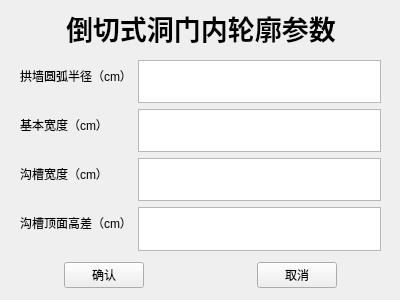
<?xml version="1.0" encoding="UTF-8"?>
<ui version="4.0">
 <class>dia12_2</class>
 <widget class="QWidget" name="dia12_2">
  <property name="geometry">
   <rect>
    <x>0</x>
    <y>0</y>
    <width>400</width>
    <height>300</height>
   </rect>
  </property>
  <property name="windowTitle">
   <string>Form</string>
  </property>
  <widget class="QWidget" name="horizontalLayoutWidget">
   <property name="geometry">
    <rect>
     <x>0</x>
     <y>250</y>
     <width>401</width>
     <height>51</height>
    </rect>
   </property>
   <layout class="QHBoxLayout" name="horizontalLayout">
    <property name="spacing">
     <number>50</number>
    </property>
    <item>
     <spacer name="horizontalSpacer_2">
      <property name="orientation">
       <enum>Qt::Horizontal</enum>
      </property>
      <property name="sizeHint" stdset="0">
       <size>
        <width>40</width>
        <height>20</height>
       </size>
      </property>
     </spacer>
    </item>
    <item>
     <widget class="QPushButton" name="btn12_2_1">
      <property name="text">
       <string>确认</string>
      </property>
     </widget>
    </item>
    <item>
     <spacer name="horizontalSpacer_3">
      <property name="orientation">
       <enum>Qt::Horizontal</enum>
      </property>
      <property name="sizeHint" stdset="0">
       <size>
        <width>40</width>
        <height>20</height>
       </size>
      </property>
     </spacer>
    </item>
    <item>
     <widget class="QPushButton" name="btn12_2_2">
      <property name="text">
       <string>取消</string>
      </property>
     </widget>
    </item>
    <item>
     <spacer name="horizontalSpacer">
      <property name="orientation">
       <enum>Qt::Horizontal</enum>
      </property>
      <property name="sizeHint" stdset="0">
       <size>
        <width>40</width>
        <height>20</height>
       </size>
      </property>
     </spacer>
    </item>
   </layout>
  </widget>
  <widget class="QWidget" name="widget" native="true">
   <property name="geometry">
    <rect>
     <x>20</x>
     <y>60</y>
     <width>361</width>
     <height>191</height>
    </rect>
   </property>
   <layout class="QFormLayout" name="formLayout">
    <item row="0" column="0">
     <widget class="QLabel" name="label">
      <property name="text">
       <string>拱墙圆弧半径（cm）</string>
      </property>
     </widget>
    </item>
    <item row="0" column="1">
     <widget class="QTextEdit" name="textEdit_3"/>
    </item>
    <item row="1" column="0">
     <widget class="QLabel" name="label_2">
      <property name="text">
       <string>基本宽度（cm）</string>
      </property>
     </widget>
    </item>
    <item row="1" column="1">
     <widget class="QTextEdit" name="textEdit_4"/>
    </item>
    <item row="2" column="0">
     <widget class="QLabel" name="label_3">
      <property name="text">
       <string>沟槽宽度（cm）</string>
      </property>
     </widget>
    </item>
    <item row="2" column="1">
     <widget class="QTextEdit" name="textEdit"/>
    </item>
    <item row="4" column="0">
     <widget class="QLabel" name="label_4">
      <property name="text">
       <string>沟槽顶面高差（cm）</string>
      </property>
     </widget>
    </item>
    <item row="4" column="1">
     <widget class="QTextEdit" name="textEdit_2"/>
    </item>
   </layout>
  </widget>
  <widget class="QWidget" name="widget_2" native="true">
   <property name="geometry">
    <rect>
     <x>0</x>
     <y>0</y>
     <width>401</width>
     <height>55</height>
    </rect>
   </property>
   <layout class="QHBoxLayout" name="horizontalLayout_2">
    <item>
     <spacer name="horizontalSpacer_5">
      <property name="orientation">
       <enum>Qt::Horizontal</enum>
      </property>
      <property name="sizeHint" stdset="0">
       <size>
        <width>112</width>
        <height>20</height>
       </size>
      </property>
     </spacer>
    </item>
    <item>
     <widget class="QLabel" name="label_5">
      <property name="font">
       <font>
        <pointsize>20</pointsize>
        <weight>75</weight>
        <bold>true</bold>
       </font>
      </property>
      <property name="text">
       <string>倒切式洞门内轮廓参数</string>
      </property>
     </widget>
    </item>
    <item>
     <spacer name="horizontalSpacer_4">
      <property name="orientation">
       <enum>Qt::Horizontal</enum>
      </property>
      <property name="sizeHint" stdset="0">
       <size>
        <width>111</width>
        <height>20</height>
       </size>
      </property>
     </spacer>
    </item>
   </layout>
  </widget>
 </widget>
 <resources/>
 <connections/>
</ui>
